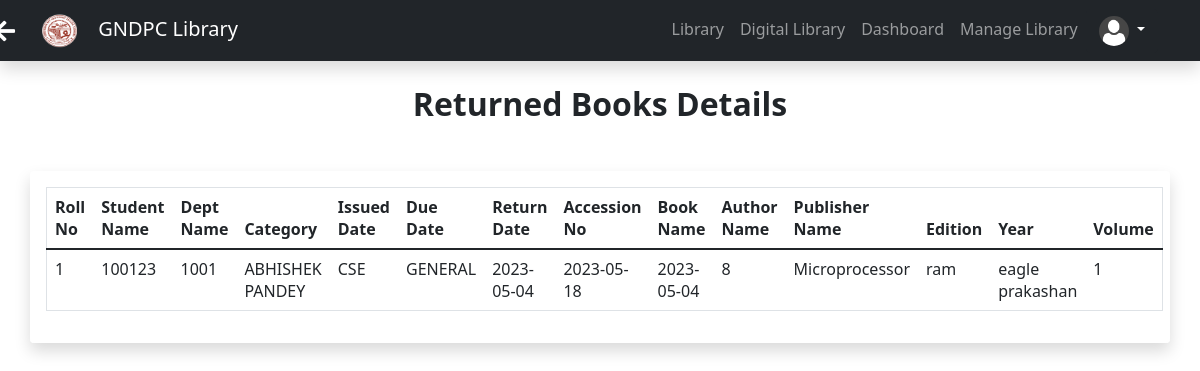
Screenshot of /adminLib/mgmLib/return_table.php (signed in) with the database file from the repository.
### tables this page shows
CREATE TABLE `return_book` (
  `Sr_no` bigint(50) NOT NULL,
  `Student_Id` bigint(10) NOT NULL,
  `Roll_No` int(10) NOT NULL,
  `S_Name` varchar(100) NOT NULL,
  `Dept` varchar(50) NOT NULL,
  `Category` varchar(50) NOT NULL,
  `Issue_Date` date NOT NULL,
  `Due_Date` date NOT NULL,
  `Return_Date` date NOT NULL,
  `Accession_No` int(25) NOT NULL,
  `Book_Name` varchar(150) NOT NULL,
  `Author_Name` varchar(150) NOT NULL,
  `Publisher_Name` varchar(150) NOT NULL,
  `Edition` varchar(10) NOT NULL,
  `Year` int(4) NOT NULL,
  `Volume` int(30) NOT NULL,
  `fine` double NOT NULL,
  `fine_type` varchar(50) NOT NULL,
  `Invoice_Id` varchar(20) NOT NULL
);

### adminLib/mgmLib/return_table.php (the view, shortened to what this page needs)
<?php
include '../assets/layouts/header.php';
?>
<div class="container-fluid my-4">
    <h6 class="h2 mb-3 font-weight-bold text-dark text-center">Returned Books Details</h6>
</div>
<?php
$qry0 = "SELECT * from return_book";
$result0 = mysqli_query($conn, $qry0);
echo "<div class='container text-bg-light shadow px-3 py-3 mb-5 bg-body rounded mt-5 scrollbar' style='overflow-x: scroll; overflow-y:scroll; max-height: 800px;'>";
echo "<table class='table border'>";
echo "<thead>
            <tr>
            <th scope='col border'>Roll No</th>
            <th scope='col border'>Student Name</th>
            <th scope='col'>Dept Name</th>
            <th scope='col'>Category</th>
            <th scope='col'>Issued Date</th>
            <th scope='col'>Due Date</th>
            <th scope='col'>Return Date</th>
            <th scope='col border'>Accession No</th>
            <th scope='col'>Book Name</th>
            <th scope='col'>Author Name</th>
            <th scope='col'>Publisher Name</th>
            <th scope='col'>Edition</th>
            <th scope='col'>Year</th>
            <th scope='col'>Volume</th>
            </tr>
        </thead>";
while ($r0 = mysqli_fetch_array($result0)) {
    echo "<tr><td>$r0[0]</td>";
    echo "<td>$r0[1]</td>";
    echo "<td>$r0[2]</td>";
    echo "<td>$r0[3]</td>";
    echo "<td>$r0[4]</td>";
    echo "<td>$r0[5]</td>";
    echo "<td>$r0[6]</td>";
    echo "<td>$r0[7]</td>";
    echo "<td>$r0[8]</td>";
    echo "<td>$r0[9]</td>";
    echo "<td>$r0[10]</td>";
    echo "<td>$r0[11]</td>";
    echo "<td>$r0[12]</td>";
    echo "<td>$r0[13]</td>";
}
echo "</tr>
    </table>
    </div>";
?>
<?php
include '../assets/layouts/footer.php'
?>

### adminLib/assets/layouts/header.php (style rules this page uses)
* { -webkit-user-select: none; -ms-user-select: none; user-select: none; }

### rows the page displays
return_book: Sr_no "1", Student_Id "100123", Roll_No "1001", S_Name "ABHISHEK PANDEY", Dept "CSE", Category "GENERAL", Issue_Date "2023-05-04", Due_Date "2023-05-18", Return_Date "2023-05-04", Accession_No "8", Book_Name "Microprocessor", Author_Name "ram", Publisher_Name "eagle prakashan", Edition "1"

### other values shown
APP_NAME "GNDPC Library"
